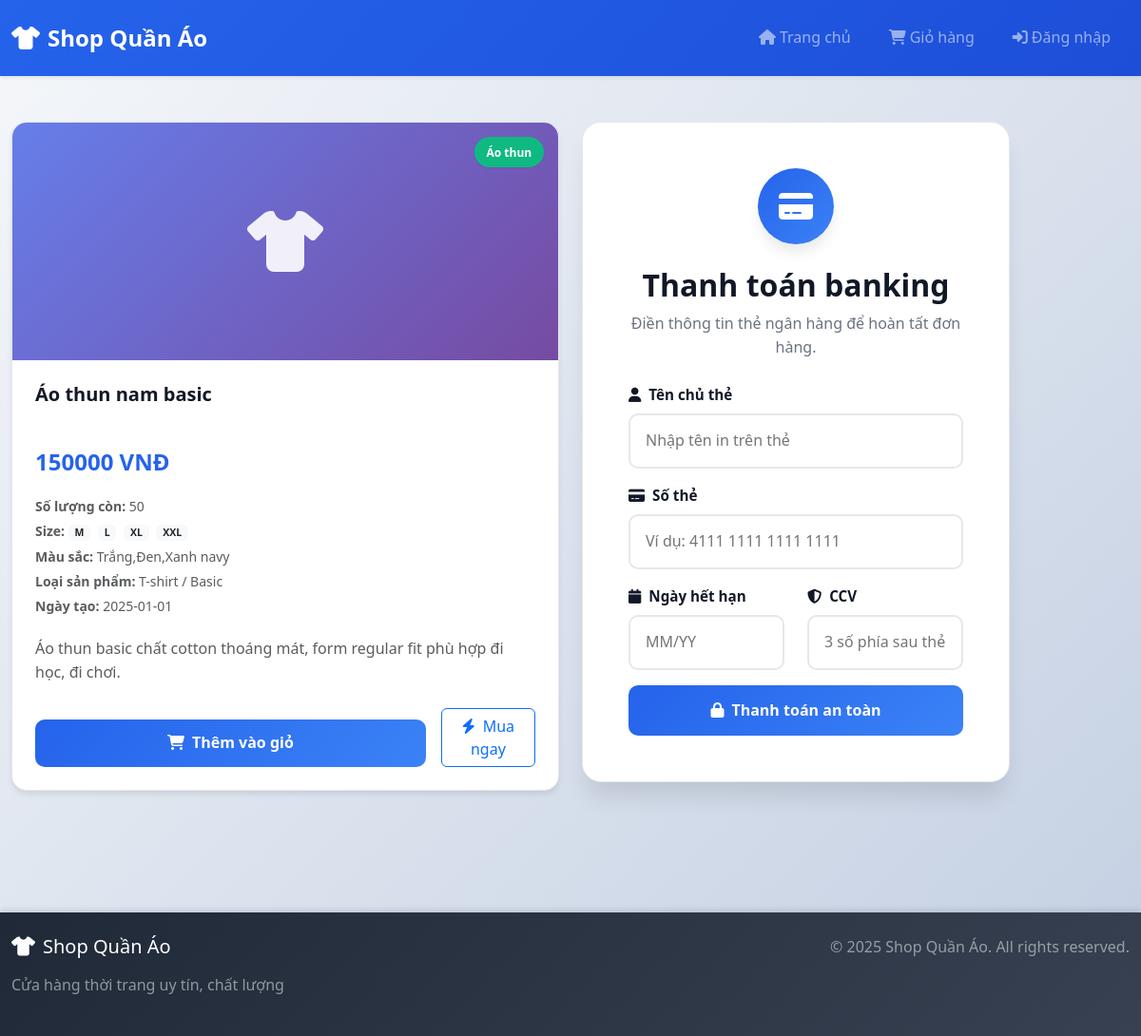
Page /product/1 on the committed database.
### tables this page shows
CREATE TABLE categories (
        id INTEGER PRIMARY KEY AUTOINCREMENT,
        name TEXT UNIQUE
    );

CREATE TABLE sanpham (
        id INTEGER PRIMARY KEY AUTOINCREMENT,
        ten TEXT,              -- tên sản phẩm
        gia INTEGER,           -- giá
        quantity INTEGER,      -- số lượng tồn
        size TEXT,             -- các size, ví dụ: "M,L,XL,XXL"
        color TEXT,            -- màu sắc
        description TEXT,      -- mô tả sản phẩm
        category_id INTEGER,   -- loại sản phẩm (danh mục)
        product_type TEXT,     -- loại chi tiết hơn nếu cần (ví dụ: unisex, basic, slim-fit)
        created_at TEXT,       -- ngày tạo
        FOREIGN KEY (category_id) REFERENCES categories(id)
    );

### app.py (the view, shortened to what this page needs)
@app.route("/product/<int:product_id>", methods=["GET", "POST"])
def product_detail(product_id):
    conn = get_db()
    c = conn.cursor()
    c.execute("SELECT * FROM sanpham WHERE id=?", (product_id,))
    product = c.fetchone()
    if product is None:
        return "Sản phẩm không tồn tại", 404
    category_name = None
    if product["category_id"]:
        c.execute("SELECT name FROM categories WHERE id=?", (product["category_id"],))
        row_cat = c.fetchone()
        if row_cat:
            category_name = row_cat["name"]
    error = None
    success = None
    return render_template(
        "product_detail.html",
        product=product,
        category_name=category_name,
        error=error,
        success=success,
    )

### app.py (called while the page is built)
def get_db():
    if 'db' not in g:
        g.db = sqlite3.connect(current_app.config['DATABASE'])
        g.db.row_factory = sqlite3.Row
    return g.db

### templates/product_detail.html (shortened to what this page needs)
{% extends "base.html" %}
{% block content %}
<div class="row g-4">
    <div class="col-lg-6">
        <div class="product-card">
            <div class="product-image-wrapper">
                <div class="product-image-placeholder">
                    <i class="fas fa-tshirt"></i>
                </div>
                {% if category_name %}
                <div class="product-badge">{{ category_name }}</div>
                {% else %}
                <div class="product-badge">New drop</div>
                {% endif %}
            </div>
            <div class="product-body">
                <h2 class="product-title">{{ product['ten'] }}</h2>
                <div class="product-price-wrapper mb-3">
                    <span class="product-price">{{ product['gia']|int }} VNĐ</span>
                </div>
                <div class="mb-3 text-muted small">
                    <div class="mb-1">
                        <strong>Số lượng còn:</strong> {{ product['quantity'] }}
                    </div>
                    <div class="mb-1">
                        <strong>Size:</strong>
                        {% if product['size'] %}
                            {% for s in product['size'].split(',') %}
                                <span class="badge bg-light text-dark me-1">{{ s }}</span>
                            {% endfor %}
                        {% else %}
                            Không có thông tin
                        {% endif %}
                    </div>
                    <div class="mb-1">
                        <strong>Màu sắc:</strong> {{ product['color'] or 'Không có thông tin' }}
                    </div>
                    <div class="mb-1">
                        <strong>Loại sản phẩm:</strong> {{ product['product_type'] or 'Không có thông tin' }}
                    </div>
                    <div class="mb-1">
                        <strong>Ngày tạo:</strong> {{ product['created_at'] or '—' }}
                    </div>
                </div>
                <p class="text-muted mb-4">
                    {{ product['description'] }}
                </p>
                <div class="d-flex flex-column flex-sm-row gap-3">
                    <a href="/add/{{ product['id'] }}" class="btn-add-cart flex-fill text-center">
                        <i class="fas fa-shopping-cart me-2"></i>Thêm vào giỏ
                    </a>
                    <a href="#payment" class="btn btn-outline-primary flex-fill">
                        <i class="fas fa-bolt me-2"></i>Mua ngay
                    </a>
                </div>
            </div>
        </div>
    </div>
    <div class="col-lg-6" id="payment">
        <div class="auth-card">
            <div class="auth-header text-center mb-4">
                <div class="auth-icon-wrapper">
                    <i class="fas fa-credit-card"></i>
                </div>
                <h2 class="auth-title">Thanh toán banking</h2>
                <p class="auth-subtitle">
                    Điền thông tin thẻ ngân hàng để hoàn tất đơn hàng.
                </p>
            </div>
            <form method="post" class="auth-form">
                <div class="form-group-custom mb-3">
                    <label class="form-label-custom">
                        <i class="fas fa-user me-2"></i>Tên chủ thẻ
                    </label>
                    <input
                        type="text"
                        name="card_name"
                        class="form-control-custom"
                        placeholder="Nhập tên in trên thẻ"
                        required
                    >
                </div>
                <div class="form-group-custom mb-3">
                    <label class="form-label-custom">
                        <i class="fas fa-credit-card me-2"></i>Số thẻ
                    </label>
                    <input
                        type="text"
                        name="card_number"
                        class="form-control-custom"
                        placeholder="Ví dụ: 4111 1111 1111 1111"
                        required
                    >
                </div>
                <div class="row">
                    <div class="col-6">
                        <div class="form-group-custom mb-3">
                            <label class="form-label-custom">
                                <i class="fas fa-calendar me-2"></i>Ngày hết hạn
                            </label>
                            <input
                                type="text"
                                name="expiry_date"
                                class="form-control-custom"
                                placeholder="MM/YY"
                                required
                            >
                        </div>
                    </div>
                    <div class="col-6">
                        <div class="form-group-custom mb-3">
                            <label class="form-label-custom">
                                <i class="fas fa-shield-alt me-2"></i>CCV
                            </label>
                            <input
                                type="password"
                                name="ccv"
                                class="form-control-custom"
                                placeholder="3 số phía sau thẻ"
                                required
                            >
                        </div>
                    </div>
                </div>
                <button type="submit" class="btn-auth-submit">
                    <i class="fas fa-lock me-2"></i>Thanh toán an toàn
                </button>
            </form>
        </div>
    </div>
</div>
{% endblock %}

### static/css/style.css (style rules this page uses)
:root { --primary-color: #2563eb; --primary-dark: #1d4ed8; --primary-light: #3b82f6; --secondary-color: #10b981; --danger-color: #ef4444; --warning-color: #f59e0b; --dark-color: #1f2937; --light-color: #f9fafb; --border-color: #e5e7eb; --text-dark: #111827; --text-muted: #6b7280; --shadow-sm: 0 1px 2px 0 rgba(0, 0, 0, 0.05); --shadow-md: 0 4px 6px -1px rgba(0, 0, 0, 0.1); --shadow-lg: 0 10px 15px -3px rgba(0, 0, 0, 0.1); --shadow-xl: 0 20px 25px -5px rgba(0, 0, 0, 0.1); --transition: all 0.3s ease; }
* { margin: 0; padding: 0; box-sizing: border-box; }
body { font-family: 'Segoe UI', Tahoma, Geneva, Verdana, sans-serif; background: linear-gradient(135deg, #f5f7fa 0%, #c3cfe2 100%); min-height: 100vh; color: var(--text-dark); line-height: 1.6; }
.product-card { background: #fff; border-radius: 16px; box-shadow: var(--shadow-md); overflow: hidden; transition: var(--transition); height: 100%; display: flex; flex-direction: column; border: 1px solid var(--border-color); }
.product-image-wrapper { position: relative; width: 100%; height: 250px; background: linear-gradient(135deg, #667eea 0%, #764ba2 100%); display: flex; align-items: center; justify-content: center; overflow: hidden; }
.product-image-placeholder { font-size: 4rem; color: rgba(255, 255, 255, 0.9); animation: float 3s ease-in-out infinite; }
.product-badge { position: absolute; top: 15px; right: 15px; background: var(--secondary-color); color: #fff; padding: 0.4rem 0.8rem; border-radius: 20px; font-size: 0.75rem; font-weight: 600; box-shadow: var(--shadow-sm); }
.product-body { padding: 1.5rem; flex: 1; display: flex; flex-direction: column; }
.product-title { font-size: 1.25rem; font-weight: 600; color: var(--text-dark); margin-bottom: 1rem; min-height: 3rem; }
.product-price-wrapper { margin-bottom: 1rem; }
.product-price { font-size: 1.5rem; font-weight: 700; color: var(--primary-color); }
.btn-add-cart { background: linear-gradient(135deg, var(--primary-color), var(--primary-light)); color: #fff; border: none; padding: 0.75rem 1.5rem; border-radius: 10px; font-weight: 600; transition: var(--transition); width: 100%; margin-top: auto; text-decoration: none; display: inline-block; text-align: center; }
.auth-card { background: #fff; border-radius: 20px; padding: 3rem; box-shadow: var(--shadow-xl); width: 100%; max-width: 450px; border: 1px solid var(--border-color); }
.auth-header { margin-bottom: 2rem; }
.auth-icon-wrapper { width: 80px; height: 80px; margin: 0 auto 1.5rem; background: linear-gradient(135deg, var(--primary-color), var(--primary-light)); border-radius: 50%; display: flex; align-items: center; justify-content: center; font-size: 2rem; color: #fff; box-shadow: var(--shadow-lg); }
.auth-title { font-size: 2rem; font-weight: 700; color: var(--text-dark); margin-bottom: 0.5rem; }
.auth-subtitle { color: var(--text-muted); font-size: 1rem; }
.form-group-custom { margin-bottom: 1.5rem; }
.form-label-custom { display: block; font-weight: 600; color: var(--text-dark); margin-bottom: 0.5rem; font-size: 0.95rem; }
.form-control-custom { width: 100%; padding: 0.875rem 1rem; border: 2px solid var(--border-color); border-radius: 10px; font-size: 1rem; transition: var(--transition); background: #fff; }
.btn-auth-submit { width: 100%; padding: 0.875rem; background: linear-gradient(135deg, var(--primary-color), var(--primary-light)); color: #fff; border: none; border-radius: 10px; font-weight: 600; font-size: 1rem; transition: var(--transition); cursor: pointer; }
.product-card, .cart-item, .auth-card, .action-card { animation: fadeIn 0.5s ease-out; }
html { scroll-behavior: smooth; }

### rows in the picture
categories: name "Áo thun"
sanpham: ten "Áo thun nam basic", gia "150000", quantity "50", color "Trắng,Đen,Xanh navy", product_type "T-shirt / Basic", created_at "2025-01-01", description "Áo thun basic chất cotton thoáng mát, form regular fit phù hợp đi học, đi chơi."

### other values in the picture
{{ s }} "M" "L" "XL" "XXL"
